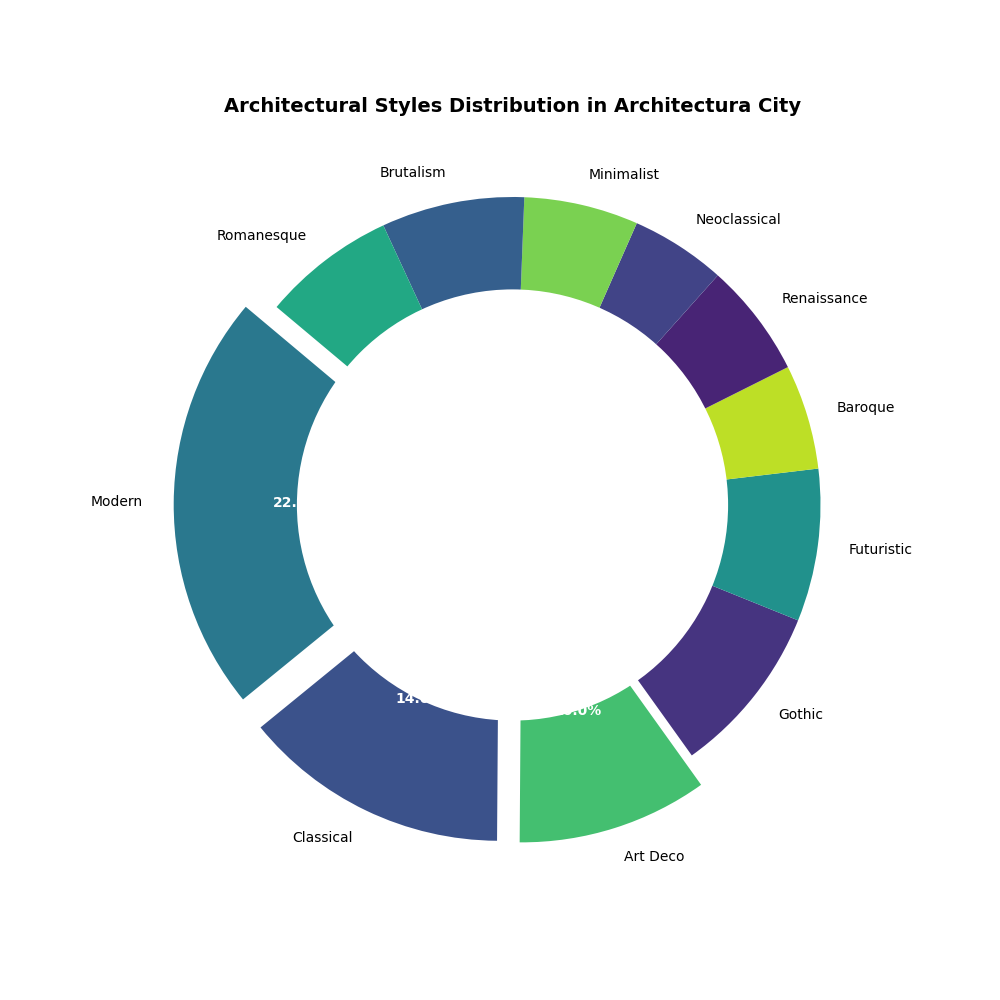

Source code (Python):
import matplotlib.pyplot as plt

styles = [
    'Modern', 'Classical', 'Art Deco', 'Gothic', 'Futuristic',
    'Baroque', 'Renaissance', 'Neoclassical', 'Minimalist', 'Brutalism', 'Romanesque'
]

percentages = [22.0, 14.0, 10.0, 9.0, 8.0, 5.5, 6.0, 5.0, 6.0, 7.5, 7.0]
total = sum(percentages)
correction = 100 - total
percentages[-1] += correction

assert abs(sum(percentages) - 100) < 1e-9, "Percentages must sum up to 100."

colors = plt.cm.viridis([0.4, 0.25, 0.7, 0.15, 0.5, 0.9, 0.1, 0.2, 0.8, 0.3, 0.6])

explode = tuple(0.1 if p >= 10 else 0 for p in percentages)

fig, ax = plt.subplots(figsize=(10, 10))
wedges, texts, autotexts = ax.pie(
    percentages,
    labels=styles,
    autopct=lambda pct: f'{pct:.1f}%',
    startangle=140,
    colors=colors,
    explode=explode
)

# Adding a circle at the center to transform the pie chart into a donut chart
centre_circle = plt.Circle((0, 0), 0.70, fc='white')
ax.add_artist(centre_circle)

plt.setp(autotexts, size=10, weight='bold', color='white')
plt.setp(texts, size=10)

ax.set_title(
    'Architectural Styles Distribution in Architectura City',
    fontsize=14,
    fontweight='bold'
)

ax.set_aspect('equal')  # Equal aspect ratio ensures that pie is drawn as a circle.

plt.show()
